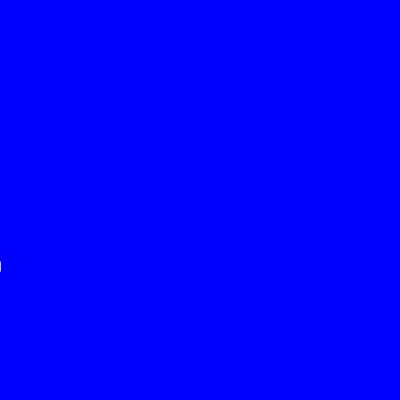
Frame 1 (no input)
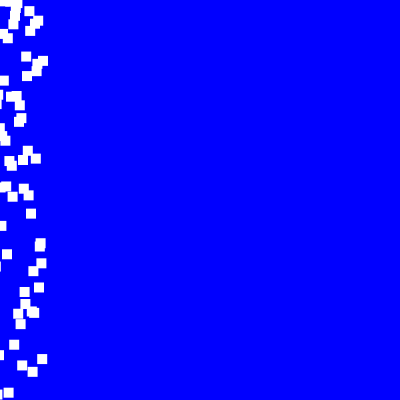
Frame 60 (the mouse pressed at the canvas centre just before this capture)
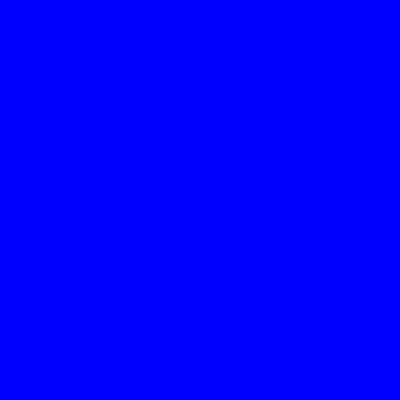
Frame 120 (the mouse held since frame 60 and released just before this capture)

The Processing sketch that drew these frames (run headless with seeded random() and noise(); from frame 60 on, the mouse is pressed at the canvas centre):

// Processing sketch: processing_107680
// ── processing_107680.pde

/**
Random Coloured Square Painting (STUDY)
28/08/2013
 */
 
float x, y;
float dim = 10;

void setup() {
  frameRate(30);
  size(400, 400);
  noStroke();
  background(0,0,255);
  //x = random(0, width);
  //y = random(0, height);
  x = 0-dim;
  //y = 0;
}

void draw() {
  x = x + 0.8;
  y = random(0-dim,height+dim);

  //if(x < width - dim && y < height - dim){
  fill(255);
  //point(x,y);
  
  //float w = random(1,width);
  //float h = random(1,height);
  rect(x,y,dim,dim);
 // }
 if(mousePressed){
     background(0,0,255);
       x = 0-dim;
         y = random(0-dim,height+dim);
 }
}
